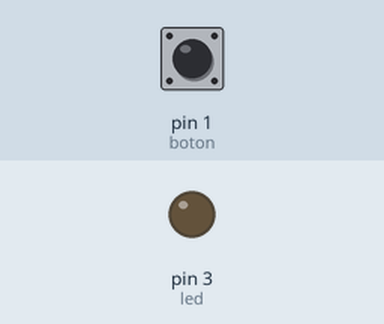
Simulated run of this sketch. Board: Arduino Uno, built with avr-gcc and run on an emulated ATmega328P. Parts: output pins drawn as LEDs (lit = HIGH). The inputs (shaded band) are chosen by the test bench; at power-on: pin 1 (boton) LOW.

Above: at 1.2 s.
1.3 s: pin 1 (boton) pulled HIGH for 0.15 s
At 1.37 s:
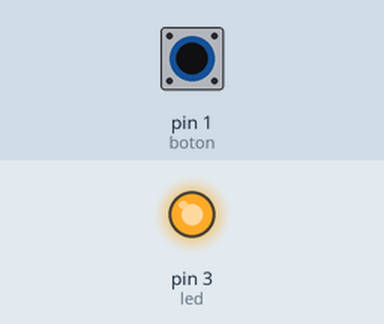
2.9 s: pin 1 (boton) pulled HIGH for 3.2 s
At 7.1 s:
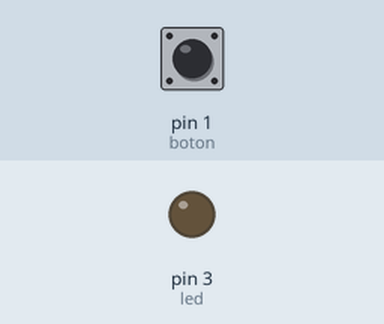
Timing chart, 0 to 8.6 s (numbered marks = the images above; inputs shaded):
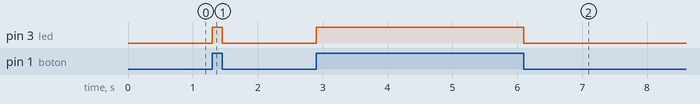

The sketch:

Attiny_boto_if.ino
```cpp
int led = 3;
int boton = 1;
int status_boton=LOW;

void setup() {
  pinMode(led, OUTPUT);
  pinMode(boton, INPUT);
}

void loop() {
  status_boton = digitalRead(boton);

  if (status_boton==HIGH){
    digitalWrite(led, HIGH);
  }
  else{
    digitalWrite(led, status_boton);

  }

}
```

Measured:
- after the input at 1.3 s, pin 3 (led): LOW → HIGH at once, → LOW 0.15 s later
- after the input at 2.9 s, pin 3 (led): LOW → HIGH at once, → LOW 3.2 s later
